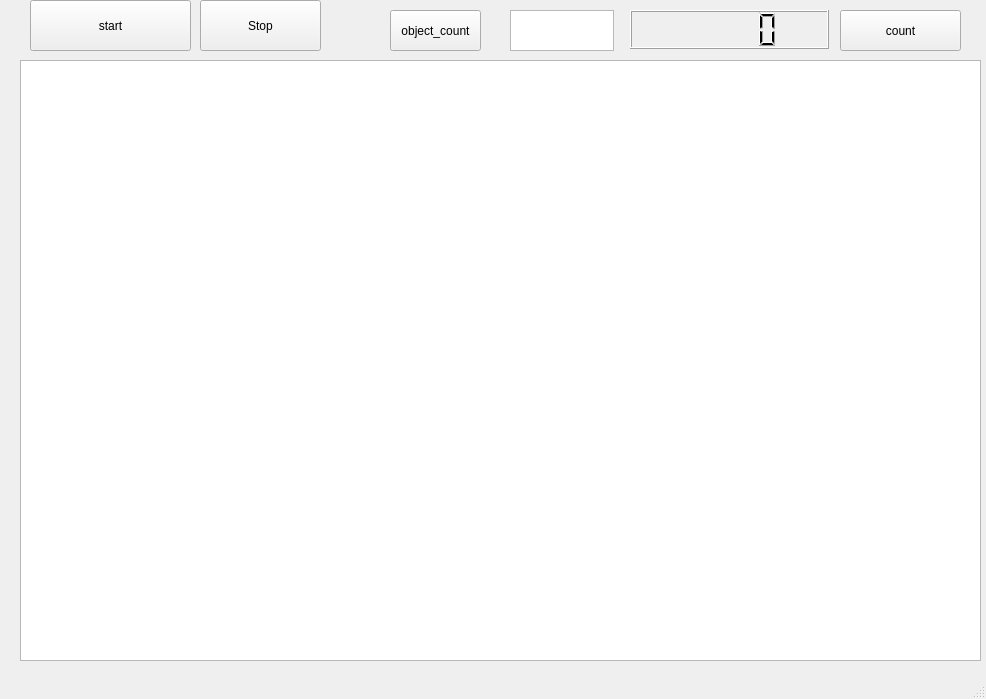
<?xml version="1.0" encoding="UTF-8"?>
<ui version="4.0">
 <class>MainWindow</class>
 <widget class="QMainWindow" name="MainWindow">
  <property name="geometry">
   <rect>
    <x>0</x>
    <y>0</y>
    <width>986</width>
    <height>699</height>
   </rect>
  </property>
  <property name="windowTitle">
   <string>MainWindow</string>
  </property>
  <widget class="QWidget" name="centralwidget">
   <widget class="QGraphicsView" name="start_view">
    <property name="geometry">
     <rect>
      <x>20</x>
      <y>60</y>
      <width>961</width>
      <height>601</height>
     </rect>
    </property>
   </widget>
   <widget class="QPushButton" name="start_pushButton">
    <property name="geometry">
     <rect>
      <x>30</x>
      <y>0</y>
      <width>161</width>
      <height>51</height>
     </rect>
    </property>
    <property name="text">
     <string>start</string>
    </property>
   </widget>
   <widget class="QPushButton" name="stop_pushButton">
    <property name="geometry">
     <rect>
      <x>200</x>
      <y>0</y>
      <width>121</width>
      <height>51</height>
     </rect>
    </property>
    <property name="text">
     <string>Stop</string>
    </property>
   </widget>
   <widget class="QPushButton" name="btncount">
    <property name="geometry">
     <rect>
      <x>840</x>
      <y>10</y>
      <width>121</width>
      <height>41</height>
     </rect>
    </property>
    <property name="text">
     <string>count</string>
    </property>
   </widget>
   <widget class="QLCDNumber" name="count">
    <property name="geometry">
     <rect>
      <x>630</x>
      <y>10</y>
      <width>199</width>
      <height>39</height>
     </rect>
    </property>
   </widget>
   <widget class="QPushButton" name="total_count">
    <property name="geometry">
     <rect>
      <x>390</x>
      <y>10</y>
      <width>91</width>
      <height>41</height>
     </rect>
    </property>
    <property name="text">
     <string>object_count</string>
    </property>
   </widget>
   <widget class="QTextEdit" name="total_count_2">
    <property name="geometry">
     <rect>
      <x>510</x>
      <y>10</y>
      <width>104</width>
      <height>41</height>
     </rect>
    </property>
   </widget>
  </widget>
  <widget class="QMenuBar" name="menubar">
   <property name="geometry">
    <rect>
     <x>0</x>
     <y>0</y>
     <width>986</width>
     <height>21</height>
    </rect>
   </property>
  </widget>
  <widget class="QStatusBar" name="statusbar"/>
 </widget>
 <resources/>
 <connections/>
</ui>
